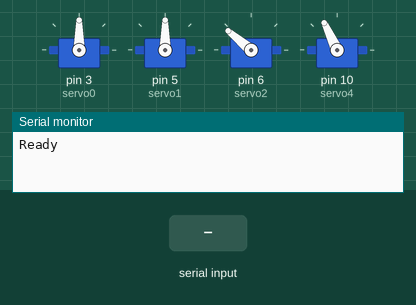
This sketch was run on a simulated Arduino Uno, built with avr-gcc and run on an emulated ATmega328P. Parts: 4 × servo, the last lines printed to the serial monitor. The inputs (shaded band) are chosen by the test bench. At 9.5 s the program stops and its outputs stay as they are.

Above: at 3.2 s.
3.3 s: "G" received over Serial
At 5.8 s:
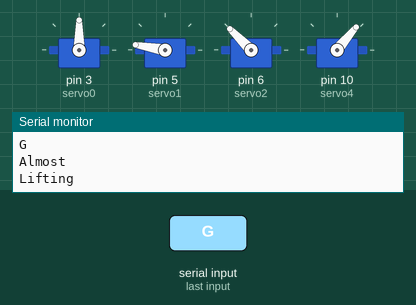
At 10.6 s:
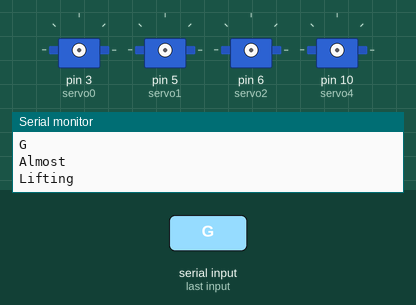
Timing chart, 0 to 11.0 s (numbered marks = the images above; inputs shaded):
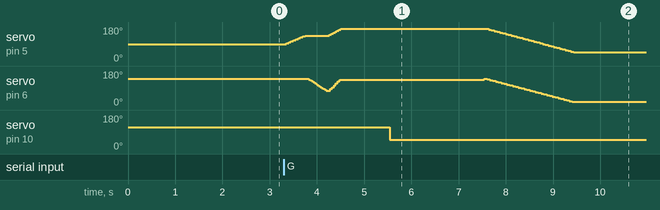

Measured:
- after the input at 3.3 s, servo on pin 5 (servo1): rises from 90° to 170° in 1.2 s, then falls to 46° in 4.9 s; servo on pin 10 (servo4): 115° → 50° after 2.2 s

The sketch:

arm_control_ino.ino
```cpp
#include <Servo.h>
#include <math.h>

Servo servo0;
Servo servo1;
Servo servo2;
//Servo servo3;
Servo servo4;

void initial(){

  //Initial Configuration
  servo0.write(90);
  servo1.write(90);
  servo2.write(140);
  //servo3.write(40);
  servo4.write(115);
  delay(2000);
}

void lift(){

  int i, j, k;
  Serial.println("Lifting");
  for(i = 90 ; i <= 135 ; i+=5){
    servo1.write(i);
    delay(50);
  }

    for(i = 140 ; i >= 75 ; i-=5){
    servo2.write(i);
    delay(30);
  }
    for(i = 135, j = 75 ; i <= 170 || j<=140 ; i+=5, j+=10){
      if(i<=170)
        servo1.write(i);
      delay(20);
      if(j<=140)
        servo2.write(j);
    delay(20);
  }

  delay(1000);
  servo4.write(50);
  delay(2000);

  for(i = 170, j = 140 ; i >= 45 || j >= 15 ; i-=4, j-=4){

    servo2.write(j);
    delay(30);
    servo1.write(i);
    delay(30);
  }
}

void setup(){

  servo0.attach(3);
  servo1.attach(5);
  servo2.attach(6);
  //servo3.attach(9);
  servo4.attach(10);

  Serial.begin(9600);
  Serial.println("Ready");

  initial();
 // lift();
}

void loop(){

  char Byte = ' ';
  char str[2];
  if(Serial.available()){
      char Byte = Serial.read();
      str[0] = Byte;
      str[1] = '\0';
      Serial.println(str);
      if(strcmp(str,"G") == 0) {
          Serial.println("Almost");
          lift();
          exit(0);
        }
  }
}
```
